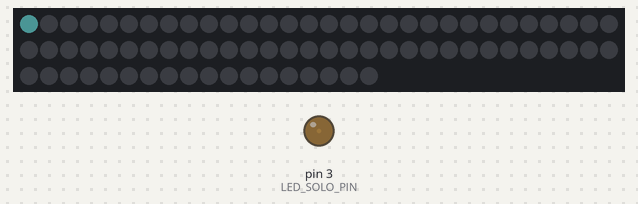
The sketch below on a simulated Arduino Uno, built with avr-gcc and run on an emulated ATmega328P. Parts: 78 RGB LEDs in strip order, left to right, continuing on the next row, output pins drawn as LEDs (lit = HIGH). Dim RGB values are drawn brighter than linear.

Above: at 0.01 s.
At 1.31 s:
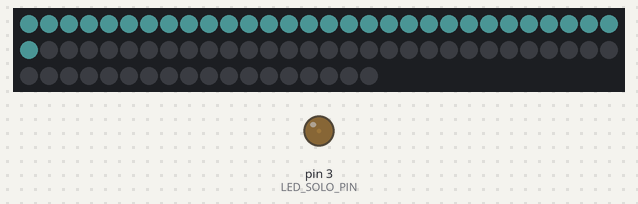
At 2.73 s:
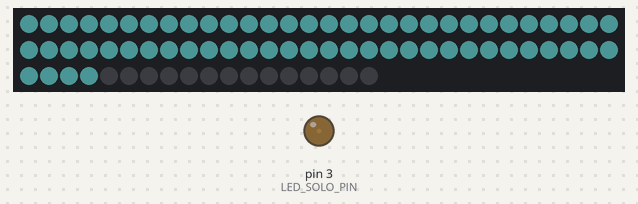
At 38.9 s:
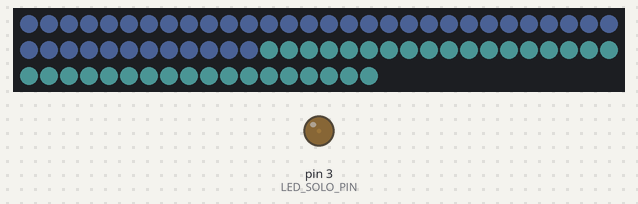
Timing chart, 0 to 40.0 s (numbered marks = the images above):
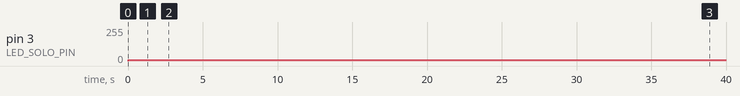

Measured:
- by itself, pin 3 (LED_SOLO_PIN): 0/255 → 10/255 at 0.00 s

The sketch:

led_gray.ino
```cpp
#include <Adafruit_NeoPixel.h>
#ifdef __AVR__
#include <avr/power.h> // Required for 16 MHz Adafruit Trinket
#endif

const int LED_SOLO_PIN = 3;
const int LED_SOLO_BRIGHTNESS = 10;


#define LED_PIN 2
#define LED_COUNT 78


Adafruit_NeoPixel strip(LED_COUNT, LED_PIN, NEO_GRB + NEO_KHZ800);


// setup() function -- runs once at startup --------------------------------

void setup() {
  pinMode( LED_PIN, OUTPUT );
  // These lines are specifically to support the Adafruit Trinket 5V 16 MHz.
  // Any other board, you can remove this part (but no harm leaving it):
#if defined(__AVR_ATtiny85__) && (F_CPU == 16000000)
  clock_prescale_set(clock_div_1);
#endif
  // END of Trinket-specific code.

  strip.begin();           // INITIALIZE NeoPixel strip object (REQUIRED)
  strip.show();            // Turn OFF all pixels ASAP
  strip.setBrightness(20); // Set BRIGHTNESS to about 1/5 (max = 255)
}


// loop() function -- runs repeatedly as long as board is on ---------------

void loop() {
  // Fill along the length of the strip in various colors...
  analogWrite( LED_SOLO_PIN, LED_SOLO_BRIGHTNESS );
  colorWipe(strip.Color(125, 255, 255), 40); // Red
  colorWipe(strip.Color(125, 160, 255), 40); // Green


}


// Some functions of our own for creating animated effects -----------------


void colorWipe(uint32_t color, int wait) {
  for(int i=0; i<strip.numPixels(); i++) { // For each pixel in strip...
    strip.setPixelColor(i, color);         //  Set pixel's color (in RAM)
    strip.show();                          //  Update strip to match
    delay(wait);                           //  Pause for a moment
  }
}
```
